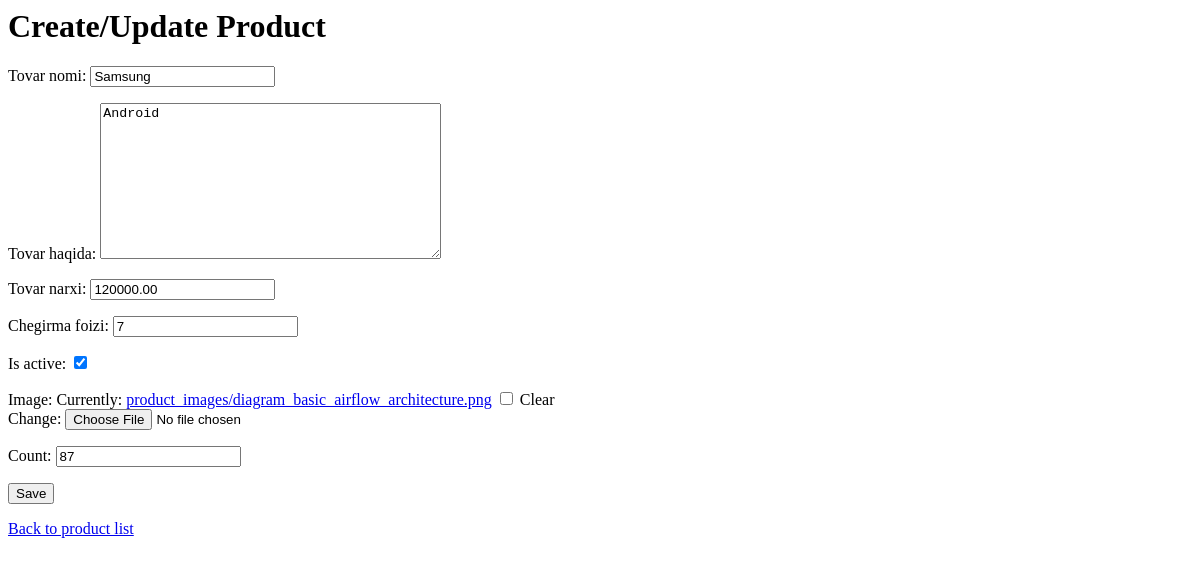
Before: /product/8/edit/ with the older database file.
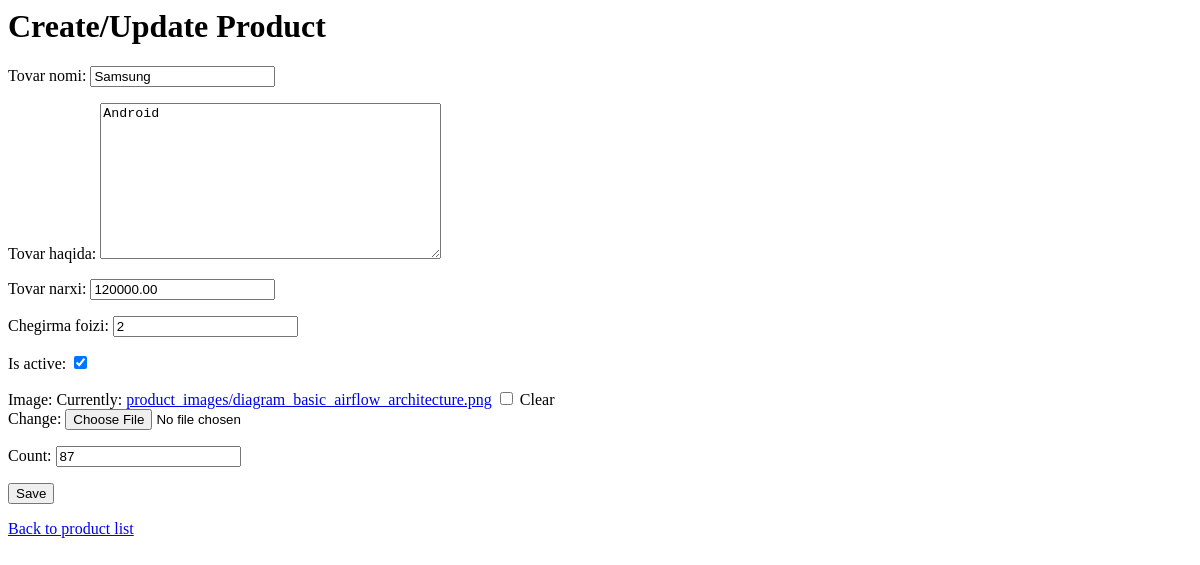
After: the same page with the newer database file.
### product/models.py (models this page shows)
class Product(models.Model):
    title = models.CharField(max_length=50, verbose_name="Tovar nomi", blank=True, null=True)
    description = models.TextField(verbose_name="Tovar haqida")
    price = models.DecimalField(decimal_places=2, max_digits=12, verbose_name="Tovar narxi")
    discount_percent = models.PositiveSmallIntegerField(verbose_name="Chegirma foizi")
    is_active = models.BooleanField(default=True)
    image = models.ImageField(upload_to="product_images/", blank=True, null=True)
    count = models.PositiveIntegerField()

### product/views.py (the view)
# urls.py: path('product/<int:pk>/edit/', ProductUpdateView.as_view(), name='product_edit'),
class ProductUpdateView(UpdateView):
    model = Product
    form_class = ProductForm
    template_name = 'product_form.html'
    success_url = reverse_lazy('product_list')

### product/forms.py
class ProductForm(forms.ModelForm):
    class Meta:
        model = Product
        fields = ['title', 'description', 'price', 'discount_percent', 'is_active', 'image', 'count']

### templates/product_form.html (shortened to what this page needs)
<h1>Create/Update Product</h1>
<form method="POST" enctype="multipart/form-data">
    {{ form.as_p }}
    <button type="submit">Save</button>
</form>
<a href="{% url 'product_list' %}">Back to product list</a>

Changed rows visible on the page:
changed Product "Samsung": discount_percent "7" → "2"
